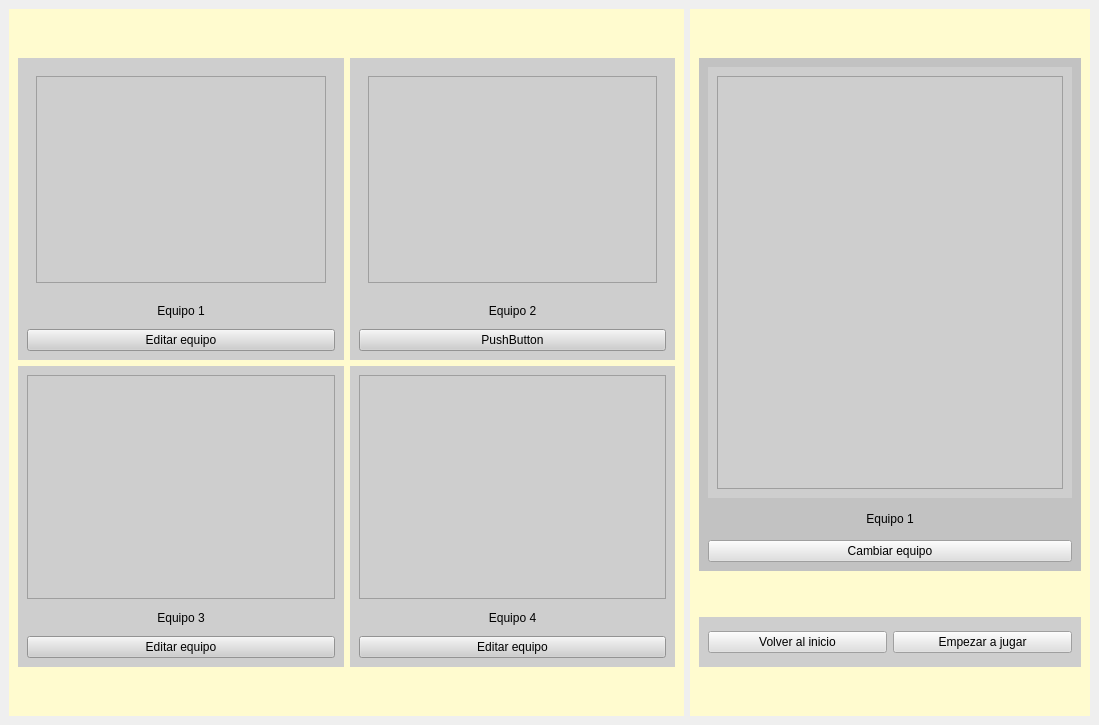
<?xml version="1.0" encoding="UTF-8"?>
<ui version="4.0">
 <class>MainWindow</class>
 <widget class="QMainWindow" name="MainWindow">
  <property name="geometry">
   <rect>
    <x>0</x>
    <y>0</y>
    <width>1099</width>
    <height>725</height>
   </rect>
  </property>
  <property name="windowTitle">
   <string>MainWindow</string>
  </property>
  <widget class="QWidget" name="centralwidget">
   <layout class="QVBoxLayout" name="verticalLayout_2">
    <item>
     <layout class="QHBoxLayout" name="horizontalLayout_2">
      <item>
       <widget class="QWidget" name="verticalWidget_2" native="true">
        <property name="styleSheet">
         <string notr="true">background-color: rgb(255, 251, 207);</string>
        </property>
        <layout class="QVBoxLayout" name="verticalLayout_3">
         <item>
          <spacer name="verticalSpacer_4">
           <property name="orientation">
            <enum>Qt::Vertical</enum>
           </property>
           <property name="sizeType">
            <enum>QSizePolicy::Fixed</enum>
           </property>
           <property name="sizeHint" stdset="0">
            <size>
             <width>20</width>
             <height>40</height>
            </size>
           </property>
          </spacer>
         </item>
         <item>
          <layout class="QHBoxLayout" name="horizontalLayout_3">
           <item>
            <widget class="QWidget" name="verticalWidget_2" native="true">
             <property name="styleSheet">
              <string notr="true">background-color: rgb(206, 206, 206);</string>
             </property>
             <layout class="QVBoxLayout" name="verticalLayout_5">
              <item>
               <widget class="QWidget" name="verticalWidget" native="true">
                <layout class="QVBoxLayout" name="verticalLayout_11">
                 <item>
                  <widget class="QGraphicsView" name="graphicsView">
                   <property name="sizePolicy">
                    <sizepolicy hsizetype="Preferred" vsizetype="Preferred">
                     <horstretch>0</horstretch>
                     <verstretch>0</verstretch>
                    </sizepolicy>
                   </property>
                   <property name="styleSheet">
                    <string notr="true">border-image: url(:/bulbasur.png);</string>
                   </property>
                  </widget>
                 </item>
                </layout>
               </widget>
              </item>
              <item>
               <widget class="QLabel" name="label">
                <property name="maximumSize">
                 <size>
                  <width>16777215</width>
                  <height>25</height>
                 </size>
                </property>
                <property name="tabletTracking">
                 <bool>false</bool>
                </property>
                <property name="text">
                 <string>Equipo 1</string>
                </property>
                <property name="alignment">
                 <set>Qt::AlignCenter</set>
                </property>
               </widget>
              </item>
              <item>
               <widget class="QPushButton" name="editar">
                <property name="text">
                 <string>Editar equipo</string>
                </property>
               </widget>
              </item>
             </layout>
            </widget>
           </item>
           <item>
            <widget class="QWidget" name="verticalWidget_3" native="true">
             <property name="styleSheet">
              <string notr="true">background-color: rgb(206, 206, 206);</string>
             </property>
             <layout class="QVBoxLayout" name="verticalLayout_6">
              <item>
               <widget class="QWidget" name="verticalWidget" native="true">
                <layout class="QVBoxLayout" name="verticalLayout_12">
                 <item>
                  <widget class="QGraphicsView" name="graphicsView_3">
                   <property name="sizePolicy">
                    <sizepolicy hsizetype="Preferred" vsizetype="Preferred">
                     <horstretch>0</horstretch>
                     <verstretch>0</verstretch>
                    </sizepolicy>
                   </property>
                  </widget>
                 </item>
                </layout>
               </widget>
              </item>
              <item>
               <widget class="QLabel" name="label_2">
                <property name="maximumSize">
                 <size>
                  <width>16777215</width>
                  <height>25</height>
                 </size>
                </property>
                <property name="text">
                 <string>Equipo 2</string>
                </property>
                <property name="alignment">
                 <set>Qt::AlignCenter</set>
                </property>
               </widget>
              </item>
              <item>
               <widget class="QPushButton" name="editar_2">
                <property name="text">
                 <string>PushButton</string>
                </property>
               </widget>
              </item>
             </layout>
            </widget>
           </item>
          </layout>
         </item>
         <item>
          <layout class="QHBoxLayout" name="horizontalLayout_4">
           <item>
            <widget class="QWidget" name="verticalWidget_2" native="true">
             <property name="styleSheet">
              <string notr="true">
background-color: rgb(206, 206, 206);</string>
             </property>
             <layout class="QVBoxLayout" name="verticalLayout_8">
              <item>
               <layout class="QVBoxLayout" name="verticalLayout_15">
                <item>
                 <widget class="QGraphicsView" name="graphicsView_5">
                  <property name="sizePolicy">
                   <sizepolicy hsizetype="Preferred" vsizetype="Preferred">
                    <horstretch>0</horstretch>
                    <verstretch>0</verstretch>
                   </sizepolicy>
                  </property>
                 </widget>
                </item>
               </layout>
              </item>
              <item>
               <widget class="QLabel" name="label_5">
                <property name="maximumSize">
                 <size>
                  <width>16777215</width>
                  <height>25</height>
                 </size>
                </property>
                <property name="text">
                 <string>Equipo 3</string>
                </property>
                <property name="alignment">
                 <set>Qt::AlignCenter</set>
                </property>
               </widget>
              </item>
              <item>
               <widget class="QPushButton" name="pushButton_3">
                <property name="text">
                 <string>Editar equipo</string>
                </property>
               </widget>
              </item>
             </layout>
            </widget>
           </item>
           <item>
            <widget class="QWidget" name="verticalWidget_4" native="true">
             <property name="styleSheet">
              <string notr="true">background-color: rgb(206, 206, 206);</string>
             </property>
             <layout class="QVBoxLayout" name="verticalLayout_10">
              <item>
               <layout class="QVBoxLayout" name="verticalLayout_16">
                <item>
                 <widget class="QGraphicsView" name="graphicsView_6">
                  <property name="sizePolicy">
                   <sizepolicy hsizetype="Preferred" vsizetype="Preferred">
                    <horstretch>0</horstretch>
                    <verstretch>0</verstretch>
                   </sizepolicy>
                  </property>
                 </widget>
                </item>
               </layout>
              </item>
              <item>
               <widget class="QLabel" name="label_6">
                <property name="maximumSize">
                 <size>
                  <width>16777215</width>
                  <height>25</height>
                 </size>
                </property>
                <property name="text">
                 <string>Equipo 4</string>
                </property>
                <property name="alignment">
                 <set>Qt::AlignCenter</set>
                </property>
               </widget>
              </item>
              <item>
               <widget class="QPushButton" name="pushButton_4">
                <property name="text">
                 <string>Editar equipo</string>
                </property>
               </widget>
              </item>
             </layout>
            </widget>
           </item>
          </layout>
         </item>
         <item>
          <spacer name="verticalSpacer_6">
           <property name="orientation">
            <enum>Qt::Vertical</enum>
           </property>
           <property name="sizeType">
            <enum>QSizePolicy::Fixed</enum>
           </property>
           <property name="sizeHint" stdset="0">
            <size>
             <width>20</width>
             <height>40</height>
            </size>
           </property>
          </spacer>
         </item>
        </layout>
       </widget>
      </item>
      <item>
       <widget class="QWidget" name="verticalWidget" native="true">
        <property name="maximumSize">
         <size>
          <width>400</width>
          <height>16777215</height>
         </size>
        </property>
        <property name="styleSheet">
         <string notr="true">background-color: rgb(255, 251, 207);</string>
        </property>
        <layout class="QVBoxLayout" name="verticalLayout">
         <item>
          <spacer name="verticalSpacer_2">
           <property name="orientation">
            <enum>Qt::Vertical</enum>
           </property>
           <property name="sizeType">
            <enum>QSizePolicy::Fixed</enum>
           </property>
           <property name="sizeHint" stdset="0">
            <size>
             <width>20</width>
             <height>40</height>
            </size>
           </property>
          </spacer>
         </item>
         <item>
          <widget class="QWidget" name="verticalWidget" native="true">
           <property name="styleSheet">
            <string notr="true">background-color: rgb(194, 194, 194);</string>
           </property>
           <layout class="QVBoxLayout" name="verticalLayout_4">
            <item>
             <widget class="QWidget" name="verticalWidget" native="true">
              <property name="styleSheet">
               <string notr="true">background-color: rgb(206, 206, 206);</string>
              </property>
              <layout class="QVBoxLayout" name="verticalLayout_14">
               <item>
                <widget class="QGraphicsView" name="graphicsView_2">
                 <property name="sizePolicy">
                  <sizepolicy hsizetype="Preferred" vsizetype="Preferred">
                   <horstretch>0</horstretch>
                   <verstretch>0</verstretch>
                  </sizepolicy>
                 </property>
                 <property name="styleSheet">
                  <string notr="true">border-image: url(:/bulbasur.png);</string>
                 </property>
                </widget>
               </item>
              </layout>
             </widget>
            </item>
            <item>
             <widget class="QLabel" name="label_4">
              <property name="maximumSize">
               <size>
                <width>16777215</width>
                <height>30</height>
               </size>
              </property>
              <property name="text">
               <string>Equipo 1</string>
              </property>
              <property name="alignment">
               <set>Qt::AlignCenter</set>
              </property>
             </widget>
            </item>
            <item>
             <widget class="QPushButton" name="cambiarEquipo">
              <property name="styleSheet">
               <string notr="true">background-color: rgb(223, 223, 223);</string>
              </property>
              <property name="text">
               <string>Cambiar equipo</string>
              </property>
             </widget>
            </item>
           </layout>
          </widget>
         </item>
         <item>
          <spacer name="verticalSpacer_3">
           <property name="orientation">
            <enum>Qt::Vertical</enum>
           </property>
           <property name="sizeType">
            <enum>QSizePolicy::Fixed</enum>
           </property>
           <property name="sizeHint" stdset="0">
            <size>
             <width>20</width>
             <height>40</height>
            </size>
           </property>
          </spacer>
         </item>
         <item>
          <widget class="QWidget" name="horizontalWidget_4" native="true">
           <property name="maximumSize">
            <size>
             <width>16777215</width>
             <height>50</height>
            </size>
           </property>
           <property name="styleSheet">
            <string notr="true">background-color: rgb(206, 206, 206);</string>
           </property>
           <layout class="QHBoxLayout" name="horizontalLayout_5">
            <item>
             <widget class="QPushButton" name="volverInicio">
              <property name="styleSheet">
               <string notr="true">background-color: rgb(223, 223, 223);</string>
              </property>
              <property name="text">
               <string>Volver al inicio</string>
              </property>
             </widget>
            </item>
            <item>
             <widget class="QPushButton" name="empezarJugar">
              <property name="styleSheet">
               <string notr="true">background-color: rgb(223, 223, 223);</string>
              </property>
              <property name="text">
               <string>Empezar a jugar</string>
              </property>
             </widget>
            </item>
           </layout>
          </widget>
         </item>
         <item>
          <spacer name="verticalSpacer">
           <property name="orientation">
            <enum>Qt::Vertical</enum>
           </property>
           <property name="sizeType">
            <enum>QSizePolicy::Fixed</enum>
           </property>
           <property name="sizeHint" stdset="0">
            <size>
             <width>20</width>
             <height>40</height>
            </size>
           </property>
          </spacer>
         </item>
        </layout>
       </widget>
      </item>
     </layout>
    </item>
   </layout>
  </widget>
 </widget>
 <resources/>
 <connections/>
</ui>
